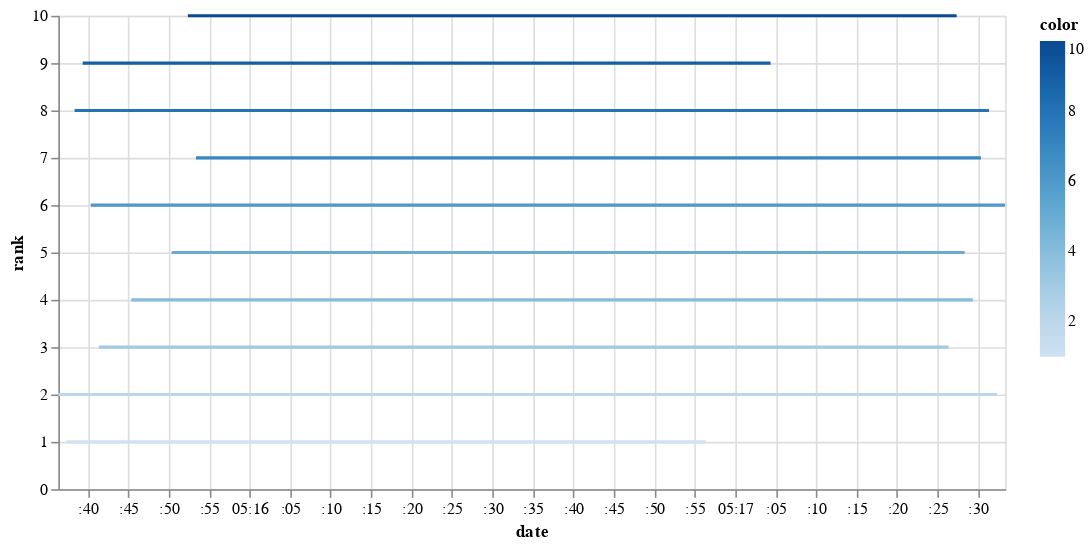

The notebook cell this image was saved under:
### Code cell
lines = plot_animation(df)
lines

### Figure 1 — Vega-Lite specification as saved in the notebook (floating-point values rounded to 4 significant figures)
{"config": {"view": {"continuousWidth": 400, "continuousHeight": 300}}, "data": {"name": "data-eeebeba87cdd8d29779c449b051ec9ec"}, "mark": "line", "encoding": {"color": {"field": "color", "type": "quantitative"}, "x": {"axis": {"title": "date"}, "field": "date", "type": "temporal"}, "y": {"axis": {"title": "rank"}, "field": "rank", "type": "quantitative"}}, "height": 300, "width": 600, "$schema": "https://vega.github.io/schema/vega-lite/v4.17.0.json", "datasets": {"data-eeebeba87cdd8d29779c449b051ec9ec": [{"date": "2023-03-19T17:15:36.365566", "rank": 2, "color": 2}, {"date": "2023-03-19T17:15:37.365566", "rank": 1, "color": 1}, {"date": "2023-03-19T17:15:38.365566", "rank": 8, "color": 8}, {"date": "2023-03-19T17:15:39.365566", "rank": 9, "color": 9}, {"date": "2023-03-19T17:15:40.365566", "rank": 6, "color": 6}, {"date": "2023-03-19T17:15:41.365566", "rank": 3, "color": 3}, {"date": "2023-03-19T17:15:42.365566", "rank": 9, "color": 9}, {"date": "2023-03-19T17:15:43.365566", "rank": 3, "color": 3}, {"date": "2023-03-19T17:15:44.365566", "rank": 1, "color": 1}, {"date": "2023-03-19T17:15:45.365566", "rank": 4, "color": 4}, {"date": "2023-03-19T17:15:46.365566", "rank": 3, "color": 3}, {"date": "2023-03-19T17:15:47.365566", "rank": 1, "color": 1}, {"date": "2023-03-19T17:15:48.365566", "rank": 4, "color": 4}, {"date": "2023-03-19T17:15:49.365566", "rank": 4, "color": 4}, {"date": "2023-03-19T17:15:50.365566", "rank": 5, "color": 5}, {"date": "2023-03-19T17:15:51.365566", "rank": 4, "color": 4}, {"date": "2023-03-19T17:15:52.365566", "rank": 10, "color": 10}, {"date": "2023-03-19T17:15:53.365566", "rank": 7, "color": 7}, {"date": "2023-03-19T17:15:54.365566", "rank": 5, "color": 5}, {"date": "2023-03-19T17:15:55.365566", "rank": 5, "color": 5}, {"date": "2023-03-19T17:15:56.365566", "rank": 3, "color": 3}, {"date": "2023-03-19T17:15:57.365566", "rank": 3, "color": 3}, {"date": "2023-03-19T17:15:58.365566", "rank": 7, "color": 7}, {"date": "2023-03-19T17:15:59.365566", "rank": 8, "color": 8}, {"date": "2023-03-19T17:16:00.365566", "rank": 10, "color": 10}, {"date": "2023-03-19T17:16:01.365566", "rank": 6, "color": 6}, {"date": "2023-03-19T17:16:02.365566", "rank": 8, "color": 8}, {"date": "2023-03-19T17:16:03.365566", "rank": 5, "color": 5}, {"date": "2023-03-19T17:16:04.365566", "rank": 9, "color": 9}, {"date": "2023-03-19T17:16:05.365566", "rank": 2, "color": 2}, {"date": "2023-03-19T17:16:06.365566", "rank": 4, "color": 4}, {"date": "2023-03-19T17:16:07.365566", "rank": 3, "color": 3}, {"date": "2023-03-19T17:16:08.365566", "rank": 2, "color": 2}, {"date": "2023-03-19T17:16:09.365566", "rank": 2, "color": 2}, {"date": "2023-03-19T17:16:10.365566", "rank": 6, "color": 6}, {"date": "2023-03-19T17:16:11.365566", "rank": 1, "color": 1}, {"date": "2023-03-19T17:16:12.365566", "rank": 2, "color": 2}, {"date": "2023-03-19T17:16:13.365566", "rank": 9, "color": 9}, {"date": "2023-03-19T17:16:14.365566", "rank": 4, "color": 4}, {"date": "2023-03-19T17:16:15.365566", "rank": 2, "color": 2}, {"date": "2023-03-19T17:16:16.365566", "rank": 2, "color": 2}, {"date": "2023-03-19T17:16:17.365566", "rank": 4, "color": 4}, {"date": "2023-03-19T17:16:18.365566", "rank": 7, "color": 7}, {"date": "2023-03-19T17:16:19.365566", "rank": 8, "color": 8}, {"date": "2023-03-19T17:16:20.365566", "rank": 8, "color": 8}, {"date": "2023-03-19T17:16:21.365566", "rank": 4, "color": 4}, {"date": "2023-03-19T17:16:22.365566", "rank": 3, "color": 3}, {"date": "2023-03-19T17:16:23.365566", "rank": 5, "color": 5}, {"date": "2023-03-19T17:16:24.365566", "rank": 5, "color": 5}, {"date": "2023-03-19T17:16:25.365566", "rank": 2, "color": 2}, {"date": "2023-03-19T17:16:26.365566", "rank": 6, "color": 6}, {"date": "2023-03-19T17:16:27.365566", "rank": 10, "color": 10}, {"date": "2023-03-19T17:16:28.365566", "rank": 1, "color": 1}, {"date": "2023-03-19T17:16:29.365566", "rank": 5, "color": 5}, {"date": "2023-03-19T17:16:30.365566", "rank": 1, "color": 1}, {"date": "2023-03-19T17:16:31.365566", "rank": 6, "color": 6}, {"date": "2023-03-19T17:16:32.365566", "rank": 6, "color": 6}, {"date": "2023-03-19T17:16:33.365566", "rank": 10, "color": 10}, {"date": "2023-03-19T17:16:34.365566", "rank": 5, "color": 5}, {"date": "2023-03-19T17:16:35.365566", "rank": 4, "color": 4}, {"date": "2023-03-19T17:16:36.365566", "rank": 2, "color": 2}, {"date": "2023-03-19T17:16:37.365566", "rank": 4, "color": 4}, {"date": "2023-03-19T17:16:38.365566", "rank": 8, "color": 8}, {"date": "2023-03-19T17:16:39.365566", "rank": 2, "color": 2}, {"date": "2023-03-19T17:16:40.365566", "rank": 9, "color": 9}, {"date": "2023-03-19T17:16:41.365566", "rank": 4, "color": 4}, {"date": "2023-03-19T17:16:42.365566", "rank": 2, "color": 2}, {"date": "2023-03-19T17:16:43.365566", "rank": 9, "color": 9}, {"date": "2023-03-19T17:16:44.365566", "rank": 7, "color": 7}, {"date": "2023-03-19T17:16:45.365566", "rank": 3, "color": 3}, {"date": "2023-03-19T17:16:46.365566", "rank": 3, "color": 3}, {"date": "2023-03-19T17:16:47.365566", "rank": 7, "color": 7}, {"date": "2023-03-19T17:16:48.365566", "rank": 1, "color": 1}, {"date": "2023-03-19T17:16:49.365566", "rank": 8, "color": 8}, {"date": "2023-03-19T17:16:50.365566", "rank": 7, "color": 7}, {"date": "2023-03-19T17:16:51.365566", "rank": 2, "color": 2}, {"date": "2023-03-19T17:16:52.365566", "rank": 3, "color": 3}, {"date": "2023-03-19T17:16:53.365566", "rank": 1, "color": 1}, {"date": "2023-03-19T17:16:54.365566", "rank": 3, "color": 3}, {"date": "2023-03-19T17:16:55.365566", "rank": 7, "color": 7}, {"date": "2023-03-19T17:16:56.365566", "rank": 1, "color": 1}, {"date": "2023-03-19T17:16:57.365566", "rank": 6, "color": 6}, {"date": "2023-03-19T17:16:58.365566", "rank": 8, "color": 8}, {"date": "2023-03-19T17:16:59.365566", "rank": 3, "color": 3}, {"date": "2023-03-19T17:17:00.365566", "rank": 2, "color": 2}, {"date": "2023-03-19T17:17:01.365566", "rank": 8, "color": 8}, {"date": "2023-03-19T17:17:02.365566", "rank": 5, "color": 5}, {"date": "2023-03-19T17:17:03.365566", "rank": 2, "color": 2}, {"date": "2023-03-19T17:17:04.365566", "rank": 9, "color": 9}, {"date": "2023-03-19T17:17:05.365566", "rank": 8, "color": 8}, {"date": "2023-03-19T17:17:06.365566", "rank": 10, "color": 10}, {"date": "2023-03-19T17:17:07.365566", "rank": 10, "color": 10}, {"date": "2023-03-19T17:17:08.365566", "rank": 8, "color": 8}, {"date": "2023-03-19T17:17:09.365566", "rank": 4, "color": 4}, {"date": "2023-03-19T17:17:10.365566", "rank": 6, "color": 6}, {"date": "2023-03-19T17:17:11.365566", "rank": 8, "color": 8}, {"date": "2023-03-19T17:17:12.365566", "rank": 10, "color": 10}, {"date": "2023-03-19T17:17:13.365566", "rank": 7, "color": 7}, {"date": "2023-03-19T17:17:14.365566", "rank": 6, "color": 6}, {"date": "2023-03-19T17:17:15.365566", "rank": 6, "color": 6}, {"date": "2023-03-19T17:17:16.365566", "rank": 4, "color": 4}, {"date": "2023-03-19T17:17:17.365566", "rank": 4, "color": 4}, {"date": "2023-03-19T17:17:18.365566", "rank": 4, "color": 4}, {"date": "2023-03-19T17:17:19.365566", "rank": 8, "color": 8}, {"date": "2023-03-19T17:17:20.365566", "rank": 5, "color": 5}, {"date": "2023-03-19T17:17:21.365566", "rank": 2, "color": 2}, {"date": "2023-03-19T17:17:22.365566", "rank": 5, "color": 5}, {"date": "2023-03-19T17:17:23.365566", "rank": 4, "color": 4}, {"date": "2023-03-19T17:17:24.365566", "rank": 3, "color": 3}, {"date": "2023-03-19T17:17:25.365566", "rank": 2, "color": 2}, {"date": "2023-03-19T17:17:26.365566", "rank": 3, "color": 3}, {"date": "2023-03-19T17:17:27.365566", "rank": 10, "color": 10}, {"date": "2023-03-19T17:17:28.365566", "rank": 5, "color": 5}, {"date": "2023-03-19T17:17:29.365566", "rank": 4, "color": 4}, {"date": "2023-03-19T17:17:30.365566", "rank": 7, "color": 7}, {"date": "2023-03-19T17:17:31.365566", "rank": 8, "color": 8}, {"date": "2023-03-19T17:17:32.365566", "rank": 2, "color": 2}, {"date": "2023-03-19T17:17:33.365566", "rank": 6, "color": 6}]}}
